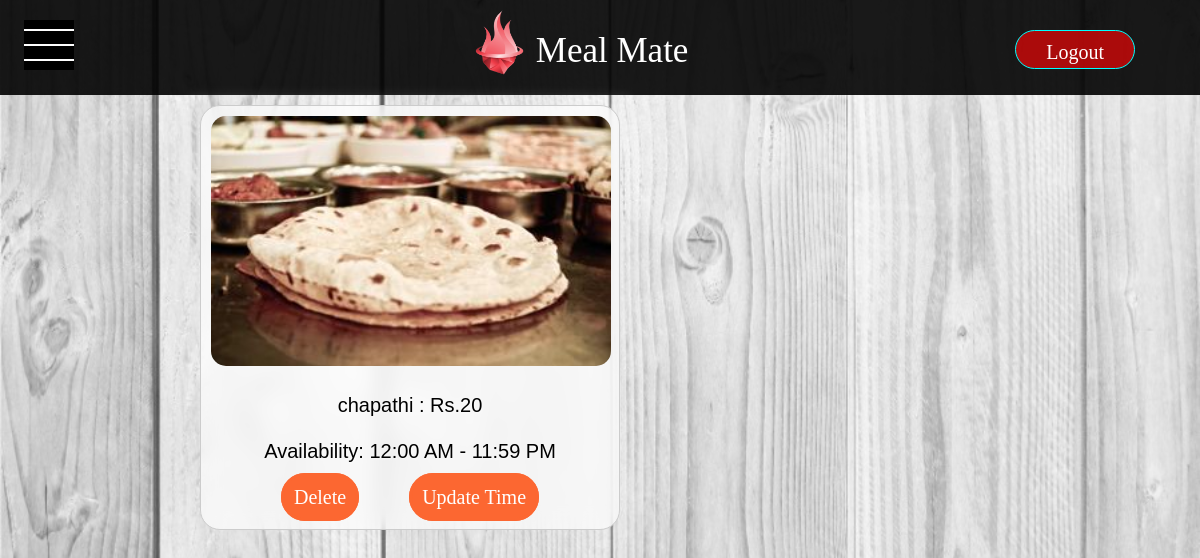
The app's page /viewMenu (signed in) with its own data.
### app.py (models this page shows, shortened)
class menu(db.Model):
    __tablename__ = "menu"
    id = db.Column(db.Integer,primary_key=True)
    name = db.Column(db.Text)
    price = db.Column(db.Integer)
    image = db.Column(db.Text, default='default.png')
    from_time = db.Column(db.Text)
    to_time = db.Column(db.Text)
    abs_from_time = db.Column(db.Time)
    abs_to_time = db.Column(db.Time)

### app.py (the view)
@app.route('/viewMenu')
@login_required
def viewMenu():
    if current_user.is_authenticated and current_user.role == 'employee':
        compMenu = menu.query.all()
        op=0
        return render_template('viewMenu.html', compMenu=compMenu,op=op)
    else:
        return 'Entry Restricted! Only Employees Allowed'

### app.py (called while the page is built)
@login_manager.user_loader
def load_user(id):
    return signup.query.get(id)

### templates/viewMenu.html (shortened to what this page needs)
{% extends 'base.html' %}
{% block header1 %}
<link rel="stylesheet" href="../static/student.css">
{% endblock %}
{% block content %}
<body class="view_menu">
    {% for food in compMenu %}
    <div class="food_item">
        <div id="{{ food.id }}" class="view_list">
            <img src="static/food_pics/{{food.image}}" width="400" height="250"/>
            <br>
            <p>{{food.name}} : Rs.{{food.price}}</p> <br>
            <p>Availability: {{food.from_time}} - {{food.to_time}}</p>
            <br />
            <a href="/deleteMenu/{{food.id}}">Delete</a> &nbsp;&nbsp;&nbsp;&nbsp;
            <a href="/updateTime/{{food.id}}">Update Time</a>
        </div>
    </div>
    <br /><br />
    {% endfor %}
</body>
{% endblock %}

### static/main.css (style rules this page uses)
* { margin: 0px; padding: 0px; }

### static/student.css (style rules this page uses)
* { margin: 0px; padding: 0px; }
.view_menu { background-image: url("viewmenu_bg.jpg"); background-position: center; background-repeat: none; background-size: cover; display: flex; flex-wrap: wrap; justify-content:space-around; }
.food_item { display: flex; flex-wrap: wrap; margin-bottom: 20px; box-shadow: 0 0 10px rgba(255, 255, 255, 0.1); }
.view_list { width: 420px; margin: 10px; padding: 10px; padding-bottom: 20px; border: 1px solid #ccc; box-sizing: border-box; backdrop-filter: blur(10px); text-align: center; font-size: 20px; background-color: rgba(255, 255, 255, 0.7); border-radius: 20px; }
.view_list p { font-family: Arial, sans-serif; color: #000000; text-shadow: 1px 1px 2px rgba(255, 255, 255, 0.5); }
.view_list a { color: #033980; text-decoration: none; transition: color 0.1s ease; }
.view_list img { display: block; margin-bottom: 5px; border-radius: 15px; }
.view_list a { clear: both; border: 1px solid aqua; border-radius: 30px; padding: 10px; border: 3px solid rgb(252, 103, 49); color: white; background-color: rgb(252, 103, 49); font-weight: 500; font-size: 20px; text-decoration: none; transition: 5ms all ease-in-out; }
.food_item a + a { margin-left: 20px; }

### records on screen
menu: image (picture), name "chapathi", price "20", from_time "12:00 AM", to_time "11:59 PM"
